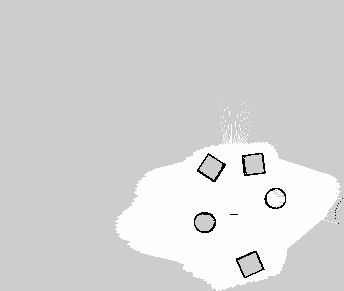
#> input picture my_ros2_ws/testings/map.png, 344 x 291 px, found by its file name
$ python object_recognition.py
#> lines starting #> are read from the running program, lines starting #| are printed output that depends on the picture; after the words box and inside, x2 and y2 are one past the last pixel; in counts of white or black regions, pixels touching at a corner belong together
#> further down, img is the input picture: shape (291, 344, 3); min 0, max 254, mean 213.3
import cv2
import numpy as np
import time

def identify_shapes(img):
    img_copy = img.copy() # save a copy of the map

    gray = cv2.cvtColor(img, cv2.COLOR_BGR2GRAY) # Convert the image to grayscale

    # Apply thresholding to convert the image to binary
    _, binary = cv2.threshold(gray, 127, 255, cv2.THRESH_BINARY_INV)
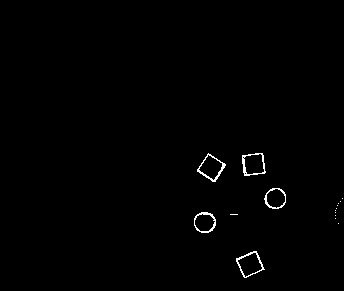
#> binary: shape (291, 344); 0.69% white in thin lines or dots, all inside (x1, y1, x2, y2) = (194, 153, 343, 278)

    # Apply edge detection
    edges = cv2.Canny(binary, 30, 100)
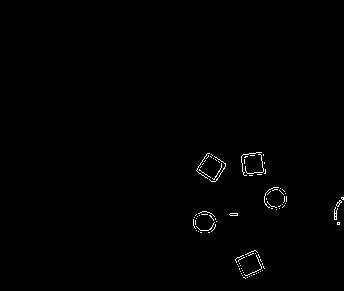
#> edges: shape (291, 344); 0.61% white in thin lines or dots, all inside (x1, y1, x2, y2) = (193, 152, 344, 279)

    # Perform a dilation and erosion to close gaps in between object edges
    dilated = cv2.dilate(edges, None, iterations=2)
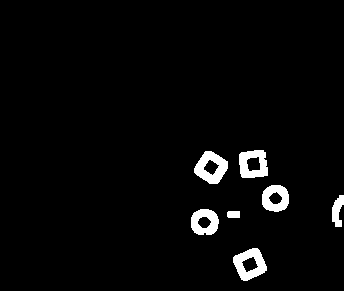
#> dilated: shape (291, 344); 3.2% white; 7 white regions, largest, box (x1, y1, x2, y2) and area: (194, 151, 228, 184) 646, (233, 248, 267, 281) 630, (239, 150, 268, 178) 571
    eroded = cv2.erode(dilated, None, iterations=2)
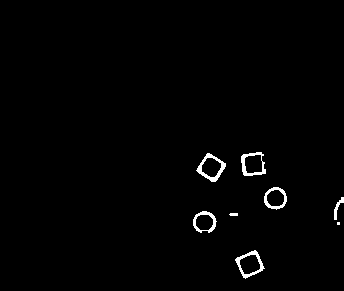
#> eroded: shape (291, 344); 1.2% white; 8 white regions (1 under 20 px)

    # Find contours in the eroded image
    contours, _ = cv2.findContours(eroded, cv2.RETR_EXTERNAL, cv2.CHAIN_APPROX_SIMPLE)
#> contours = 8 contours, 2 with area under 20; largest, box (x1, y1, x2, y2) and area: (196, 153, 226, 182) 484, (235, 250, 265, 279) 482, (241, 152, 266, 176) 448, (264, 187, 287, 210) 376, (193, 211, 217, 233) 366, (334, 197, 344, 220) 52

    for i, contour in enumerate(contours):
        # Calculate contour area
        area = cv2.contourArea(contour)

        # Ignore small contours based on some threshold area
        if area < 200:  # set this value based on your specific needs
            continue

        # Approximate the contour by a polygon
        epsilon = 0.03*cv2.arcLength(contour,True)
        approx = cv2.approxPolyDP(contour,epsilon,True)

        print(i+1, len(approx))

        # Identify the shape
        shape = ""
        if len(approx) == 3:
            shape = "Triangle"
        elif len(approx) == 4:
            (x, y, w, h) = cv2.boundingRect(approx)
            aspectRatio = w / float(h)
            if aspectRatio >= 0.95 and aspectRatio <= 1.05:
                shape = "Square"
            else:
                shape = "Rectangle"
        else:
            shape = "Circle"

        # Compute the moments to calculate the centroid
        M = cv2.moments(contour)
        if M["m00"] != 0:
            cX = int(M["m10"] / M["m00"])
            cY = int(M["m01"] / M["m00"])
        else:
            cX, cY = 0, 0

        # Create a mask image that contains the contour filled in
        mask = np.zeros_like(gray)
        cv2.drawContours(mask, [contour], -1, 255, -1)

        # Bitwise-and the mask and the original image to get an image that only shows the current object
        single_object = cv2.bitwise_and(img_copy, img_copy, mask=mask)

        # Draw the center of the shape on the single object image
        cv2.circle(single_object, (cX, cY), 7, (255, 255, 255), -1)

        # Write the info to the single object image
        text = f"Center=({cX},{cY}), Area={area}, Shape={shape}"
        cv2.putText(single_object, text, (10, 20), cv2.FONT_HERSHEY_SIMPLEX, 0.4, (255, 255, 255), 1)

        # Display the single object image in a separate, resizable window
        cv2.namedWindow(f"Object {i+1}", cv2.WINDOW_NORMAL)
        cv2.imshow(f"Object {i+1}", single_object)

        # Draw the contour and center of the shape on the original image
        cv2.drawContours(img, [contour], -1, (0, 255, 0), 2)
        cv2.circle(img, (cX, cY), 7, (255, 255, 255), -1)
#> this loop made 8 passes
#> (area, epsilon, approx, shape, x, y, w, h) on passes 1, 7, 8: (482, 2.79, [[255, 250], [235, 259], [245, 278], [264, 268]], 'Square', 235, 250, 30, 29), (484, 2.68, [[207, 153], [196, 170], [215, 181], [225, 163]], 'Square', 196, 153, 30, 29), (448.5, 2.74, [[261, 152], [241, 156], [244, 175], [265, 173]], 'Square', 241, 152, 25, 24)
#> (area, epsilon, shape, cX, cY) on passes 4, 6: (366, 2.3, 'Circle', 204, 221), (375.5, 2.2, 'Circle', 275, 197)
#| 1 4
#| 4 8
#| 6 8
#| 7 4
#| 8 4
#> pass 1, in identify_shapes, `cv2.imshow(f"Object {i+1}", single_object)`:
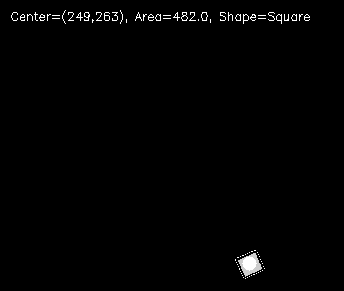
#> window 'Object 1': shape (291, 344, 3); min 0, max 255, mean 2.6
#> after the loop:
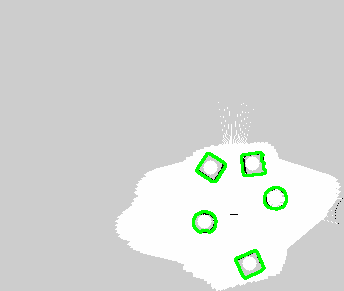
#> img: shape (291, 344, 3); 2.1% of pixels changed, all inside (x1, y1, x2, y2) = (192, 151, 288, 280)
#> after the loop:
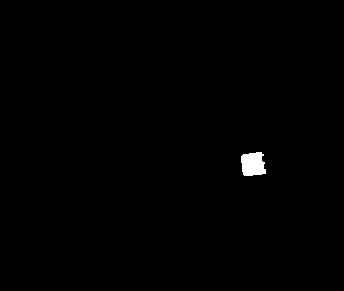
#> mask: shape (291, 344); 0.49% white; 1 white region, box (x1, y1, x2, y2) and area: (241, 152, 266, 176) 492

    # Display the original image with all objects highlighted
    cv2.namedWindow("Image", cv2.WINDOW_NORMAL)
    cv2.imshow("Image", img)

start_time = time.time()
img = cv2.imread('/home/edo/progetto_lvm/obj_recognition/map.png')
identify_shapes(img)

print("Elapsed time: ", (time.time() - start_time)*1000, " ms")

cv2.waitKey(0)
